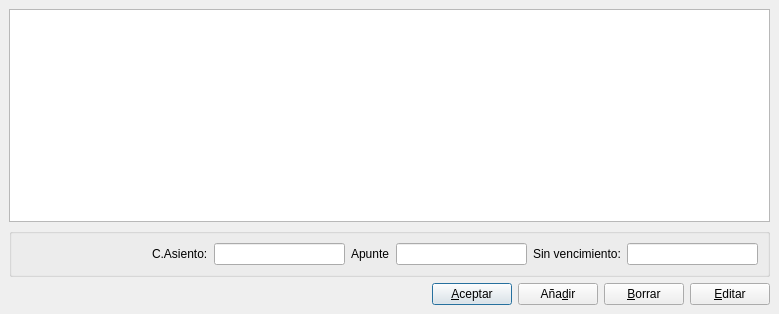
<?xml version="1.0" encoding="UTF-8"?>
<ui version="4.0">
 <author>José Manuel Díez Botella</author>
 <class>consultavencipase</class>
 <widget class="QDialog" name="consultavencipase">
  <property name="geometry">
   <rect>
    <x>0</x>
    <y>0</y>
    <width>779</width>
    <height>314</height>
   </rect>
  </property>
  <property name="windowTitle">
   <string>Gestión vencimientos a partir de pases en Diario</string>
  </property>
  <layout class="QVBoxLayout">
   <property name="spacing">
    <number>6</number>
   </property>
   <property name="leftMargin">
    <number>9</number>
   </property>
   <property name="topMargin">
    <number>9</number>
   </property>
   <property name="rightMargin">
    <number>9</number>
   </property>
   <property name="bottomMargin">
    <number>9</number>
   </property>
   <item>
    <widget class="QTableView" name="latablavencipase"/>
   </item>
   <item>
    <widget class="QGroupBox" name="groupBox">
     <property name="title">
      <string/>
     </property>
     <layout class="QVBoxLayout">
      <property name="spacing">
       <number>6</number>
      </property>
      <property name="leftMargin">
       <number>9</number>
      </property>
      <property name="topMargin">
       <number>9</number>
      </property>
      <property name="rightMargin">
       <number>9</number>
      </property>
      <property name="bottomMargin">
       <number>9</number>
      </property>
      <item>
       <layout class="QHBoxLayout">
        <property name="spacing">
         <number>6</number>
        </property>
        <property name="leftMargin">
         <number>0</number>
        </property>
        <property name="topMargin">
         <number>0</number>
        </property>
        <property name="rightMargin">
         <number>0</number>
        </property>
        <property name="bottomMargin">
         <number>0</number>
        </property>
        <item>
         <spacer name="horizontalSpacer">
          <property name="orientation">
           <enum>Qt::Horizontal</enum>
          </property>
          <property name="sizeHint" stdset="0">
           <size>
            <width>40</width>
            <height>20</height>
           </size>
          </property>
         </spacer>
        </item>
        <item>
         <widget class="QLabel" name="textLabel1">
          <property name="text">
           <string>C.Asiento:</string>
          </property>
          <property name="wordWrap">
           <bool>false</bool>
          </property>
         </widget>
        </item>
        <item>
         <widget class="QLineEdit" name="AsientolineEdit">
          <property name="readOnly">
           <bool>true</bool>
          </property>
         </widget>
        </item>
        <item>
         <widget class="QLabel" name="textLabel2">
          <property name="text">
           <string>Apunte</string>
          </property>
          <property name="wordWrap">
           <bool>false</bool>
          </property>
         </widget>
        </item>
        <item>
         <widget class="QLineEdit" name="PaselineEdit">
          <property name="readOnly">
           <bool>true</bool>
          </property>
         </widget>
        </item>
        <item>
         <widget class="QLabel" name="textLabel3">
          <property name="text">
           <string>Sin vencimiento:</string>
          </property>
          <property name="wordWrap">
           <bool>false</bool>
          </property>
         </widget>
        </item>
        <item>
         <widget class="QLineEdit" name="SinvencilineEdit">
          <property name="readOnly">
           <bool>true</bool>
          </property>
         </widget>
        </item>
       </layout>
      </item>
     </layout>
    </widget>
   </item>
   <item>
    <layout class="QHBoxLayout">
     <property name="spacing">
      <number>6</number>
     </property>
     <property name="leftMargin">
      <number>0</number>
     </property>
     <property name="topMargin">
      <number>0</number>
     </property>
     <property name="rightMargin">
      <number>0</number>
     </property>
     <property name="bottomMargin">
      <number>0</number>
     </property>
     <item>
      <spacer>
       <property name="orientation">
        <enum>Qt::Horizontal</enum>
       </property>
       <property name="sizeHint" stdset="0">
        <size>
         <width>40</width>
         <height>20</height>
        </size>
       </property>
      </spacer>
     </item>
     <item>
      <widget class="QPushButton" name="AceptarpushButton">
       <property name="text">
        <string>&amp;Aceptar</string>
       </property>
       <property name="icon">
        <iconset resource="keme.qrc">
         <normaloff>:/iconos/graf/check2.png</normaloff>:/iconos/graf/check2.png</iconset>
       </property>
       <property name="shortcut">
        <string>Alt+A</string>
       </property>
      </widget>
     </item>
     <item>
      <widget class="QPushButton" name="AdicionpushButton">
       <property name="text">
        <string>Aña&amp;dir</string>
       </property>
       <property name="icon">
        <iconset resource="keme.qrc">
         <normaloff>:/iconos/graf/address-book-new.png</normaloff>:/iconos/graf/address-book-new.png</iconset>
       </property>
       <property name="shortcut">
        <string>Alt+D</string>
       </property>
      </widget>
     </item>
     <item>
      <widget class="QPushButton" name="BorrarpushButton">
       <property name="text">
        <string>&amp;Borrar</string>
       </property>
       <property name="icon">
        <iconset resource="keme.qrc">
         <normaloff>:/iconos/graf/borrar.png</normaloff>:/iconos/graf/borrar.png</iconset>
       </property>
       <property name="shortcut">
        <string>Alt+B</string>
       </property>
      </widget>
     </item>
     <item>
      <widget class="QPushButton" name="EditarpushButton">
       <property name="text">
        <string>&amp;Editar</string>
       </property>
       <property name="icon">
        <iconset resource="keme.qrc">
         <normaloff>:/iconos/graf/boligrafo_editar.png</normaloff>:/iconos/graf/boligrafo_editar.png</iconset>
       </property>
       <property name="shortcut">
        <string>Alt+E</string>
       </property>
      </widget>
     </item>
    </layout>
   </item>
  </layout>
 </widget>
 <layoutdefault spacing="6" margin="11"/>
 <tabstops>
  <tabstop>AceptarpushButton</tabstop>
  <tabstop>AdicionpushButton</tabstop>
  <tabstop>BorrarpushButton</tabstop>
  <tabstop>EditarpushButton</tabstop>
  <tabstop>AsientolineEdit</tabstop>
  <tabstop>PaselineEdit</tabstop>
  <tabstop>SinvencilineEdit</tabstop>
 </tabstops>
 <resources>
  <include location="keme.qrc"/>
 </resources>
 <connections>
  <connection>
   <sender>AceptarpushButton</sender>
   <signal>clicked()</signal>
   <receiver>consultavencipase</receiver>
   <slot>accept()</slot>
   <hints>
    <hint type="sourcelabel">
     <x>20</x>
     <y>20</y>
    </hint>
    <hint type="destinationlabel">
     <x>20</x>
     <y>20</y>
    </hint>
   </hints>
  </connection>
 </connections>
</ui>
